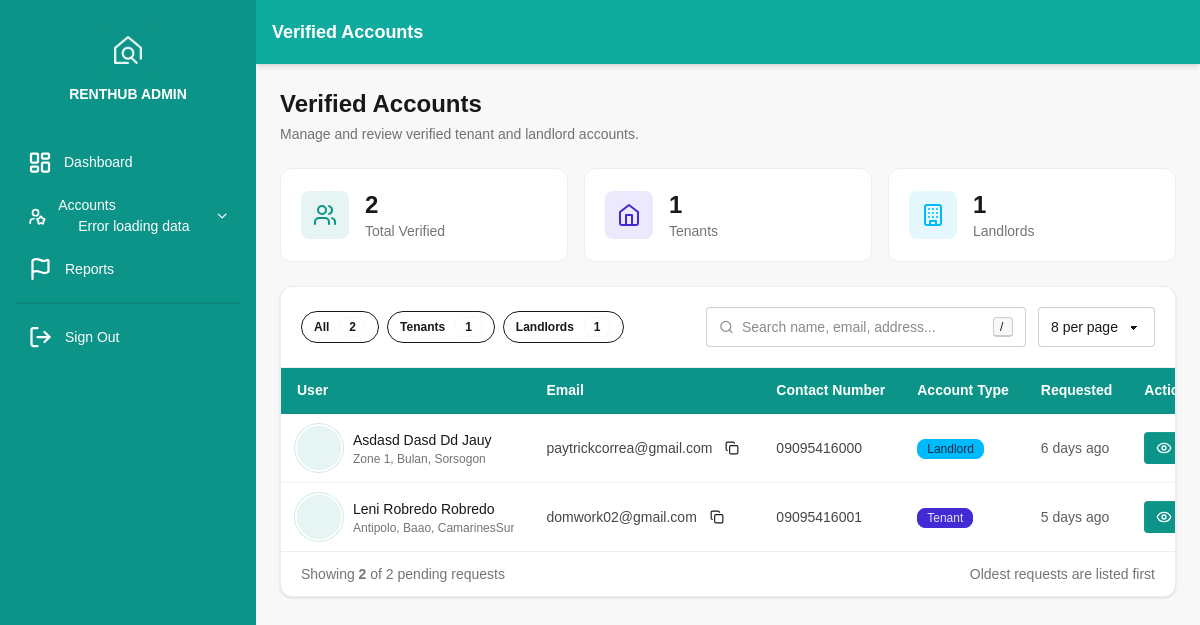
Screenshot of /admin/accounts.php (signed in) with the database file from the repository.
### tables this page shows
CREATE TABLE IF NOT EXISTS `accounts` (
  `user_id` varchar(255) NOT NULL,
  `middlename` varchar(255) NULL,
  `lastname` varchar(255) DEFAULT NULL,
  `firstname` varchar(255) DEFAULT NULL,
  `suffix` varchar(255) DEFAULT NULL,
  `email` varchar(255) DEFAULT NULL,
  `contact_number` varchar(255) DEFAULT NULL,
  `province` varchar(255) DEFAULT NULL,
  `municipality` varchar(255) DEFAULT NULL,
  `barangay` varchar(255) DEFAULT NULL,
  `zipcode` varchar(255) DEFAULT NULL,
  `username` varchar(255) DEFAULT NULL,
  `password` varchar(255) DEFAULT NULL,
  `id_type` varchar(255) DEFAULT NULL,
  `id_number` varchar(255) DEFAULT NULL,
  `id_photo` varchar(255) DEFAULT NULL,
  `occupation` varchar(255) DEFAULT NULL,
  `status` varchar(255) DEFAULT NULL,
  `user_type` varchar(255) DEFAULT NULL,
  `date_request` date DEFAULT NULL,
  `remember_token` varchar(255) DEFAULT NULL,
  `profile` varchar(255) DEFAULT NULL,
  `selfie_photo` varchar(255) DEFAULT NULL,
  PRIMARY KEY (`user_id`)
);

### admin/accounts.php (the view, shortened to what this page needs)
<?php
  include '../config.php';
    $not_user1 = "4";
    $not_user2 = "1";
  $user_status = "Approved";
  $request = $conn->prepare("SELECT * FROM `accounts` WHERE `status` = ? AND (`user_type` != ? AND `user_type` != ? ) ORDER BY date_request ASC");
  $request->bind_param("sss", $user_status,$not_user1, $not_user2);
  $request->execute();
  $result_request = $request->get_result();
  $rows = [];
  $count_tenant = 0;
  $count_landlord = 0;
  while($r = $result_request->fetch_assoc()){
    $rows[] = $r;
    if($r['user_type'] === '2') $count_landlord++;
    if($r['user_type'] === '3') $count_tenant++;
  }
  $count_total = count($rows);
  function time_ago($datetime){
    $ts = strtotime($datetime);
    $diff = time() - $ts;
    if($diff < 2592000) return floor($diff/86400).' day'.(floor($diff/86400) > 1 ? 's' : '').' ago';
    return date('M d, Y', $ts);
  }
?>
<!DOCTYPE html>
<html lang="en">
<head>
    <link rel="stylesheet" href="./../assets/styles/daisy_ui.css">
    <link rel="stylesheet" href="./../assets/styles/index.css">
    <script src="./../assets/scripts/tailwind.js"></script>
</head>
<body class="bg-base-200">
    <div class="drawer lg:drawer-open">
        <div class="drawer-content flex flex-col">
            <nav class="navbar w-full bg-[#0fab9e] px-4 shadow-md">
                <div class="flex-1 font-semibold text-lg text-white">Verified Accounts</div>
            </nav>
            <div class="p-4 md:p-6">
                 <main class="max-w-7xl mx-auto space-y-6">
                    <header class="fade-up">
                        <h1 class="text-2xl font-bold text-base-content">Verified Accounts</h1>
                        <p class="text-sm text-base-content/60 mt-1">Manage and review verified tenant and landlord accounts.</p>
                    </header>
                    <section class="grid grid-cols-1 sm:grid-cols-3 gap-4 fade-up">
                        <button type="button" data-filter="all" class="stat-card text-left bg-base-100 rounded-xl border border-base-300 p-5 flex items-center gap-4">
                            <div class="w-12 h-12 rounded-lg bg-[#0d9488]/10 text-[#0d9488] grid place-items-center">
                            </div>
                            <div>
                                <div class="text-2xl font-bold" id="stat-total"><?php echo $count_total; ?></div>
                                <div class="text-sm text-base-content/60">Total Verified</div>
                            </div>
                        </button>
                        <button type="button" data-filter="3" class="stat-card text-left bg-base-100 rounded-xl border border-base-300 p-5 flex items-center gap-4">
                            <div class="w-12 h-12 rounded-lg bg-primary/10 text-primary grid place-items-center">
                                <svg xmlns="http://www.w3.org/2000/svg" width="24" height="24" viewBox="0 0 24 24" fill="none" stroke="currentColor" stroke-width="2" stroke-linecap="round" stroke-linejoin="round"><path d="m3 9 9-7 9 7v11a2 2 0 0 1-2 2H5a2 2 0 0 1-2-2z"/><path d="M9 22V12h6v10"/></svg>
                            </div>
                            <div>
                                <div class="text-2xl font-bold"><?php echo $count_tenant; ?></div>
                                <div class="text-sm text-base-content/60">Tenants</div>
                            </div>
                        </button>
                        <button type="button" data-filter="2" class="stat-card text-left bg-base-100 rounded-xl border border-base-300 p-5 flex items-center gap-4">
                            <div class="w-12 h-12 rounded-lg bg-info/10 text-info grid place-items-center">
                            </div>
                            <div>
                                <div class="text-2xl font-bold"><?php echo $count_landlord; ?></div>
                                <div class="text-sm text-base-content/60">Landlords</div>
                            </div>
                        </button>
                    </section>
                    <section class="bg-base-100 rounded-xl shadow-sm border border-base-300 overflow-hidden fade-up">
                        <div class="p-4 md:p-5 border-b border-base-300 space-y-4">
                            <div class="flex flex-col lg:flex-row lg:items-center lg:justify-between gap-4">
                                <div class="flex flex-wrap gap-2" id="type-chips">
                                    <button type="button" data-filter="all" class="chip active btn btn-sm btn-outline rounded-full">All <span class="badge badge-sm ml-1"><?php echo $count_total; ?></span></button>
                                    <button type="button" data-filter="3" class="chip btn btn-sm btn-outline rounded-full">Tenants <span class="badge badge-sm ml-1"><?php echo $count_tenant; ?></span></button>
                                    <button type="button" data-filter="2" class="chip btn btn-sm btn-outline rounded-full">Landlords <span class="badge badge-sm ml-1"><?php echo $count_landlord; ?></span></button>
                                </div>
                                <div class="flex flex-col sm:flex-row gap-3 w-full lg:w-auto">
                                    <label class="input input-bordered flex items-center gap-2 w-full sm:w-80">
                                        <svg xmlns="http://www.w3.org/2000/svg" width="18" height="18" viewBox="0 0 24 24" fill="none" stroke="currentColor" stroke-width="2" stroke-linecap="round" stroke-linejoin="round" class="opacity-50"><circle cx="11" cy="11" r="8"></circle><path d="m21 21-4.3-4.3"></path></svg>
                                        <input type="text" class="search_data grow" placeholder="Search name, email, address..." />
                                        <kbd class="kbd kbd-sm hidden md:inline">/</kbd>
                                    </label>
                                    <select id="entries_limit" class="select select-bordered w-full sm:w-fit">
                                        <option value="8" selected>8 per page</option>
                                    </select>
                                </div>
                            </div>
                        </div>
                        <div class="overflow-x-auto">
                            <table class="table" id="requestsTable">
                                <thead>
                                    <tr class="bg-[#0d9488]">
                                        <th class="sortable font-semibold text-white" data-col="0">User </th>
                                        <th class="sortable font-semibold text-white hidden md:table-cell" data-col="1">Email </th>
                                        <th class="font-semibold text-white hidden lg:table-cell">Contact Number</th>
                                        <th class="sortable font-semibold text-white" data-col="3">Account Type </th>
                                        <th class="sortable font-semibold text-white hidden sm:table-cell" data-col="4">Requested </th>
                                        <th class="font-semibold text-white ">Action</th>
                                    </tr>
                                </thead>
                                <tbody class="myTable divide-y divide-base-200">
                                    <?php foreach($rows as $row):
                                        $middlename = htmlspecialchars($row['middlename'] ?? '');
                                        $lastname   = htmlspecialchars($row['lastname'] ?? '');
                                        $firstname  = htmlspecialchars($row['firstname'] ?? '');
                                        $suffix     = htmlspecialchars($row['suffix'] ?? '');
                                        $fullname   = trim($lastname . ' ' . $firstname . ' ' . $middlename . ' ' . $suffix);
                                        $email      = htmlspecialchars($row['email'] ?? '');
                                        $contact    = htmlspecialchars($row['contact_number'] ?? '');
                                        $province   = htmlspecialchars($row['province'] ?? '');
                                        $municipality = htmlspecialchars($row['municipality'] ?? '');
                                        $barangay   = htmlspecialchars($row['barangay'] ?? '');
                                        $address    = trim($barangay . ', ' . $municipality . ', ' . $province, ', ');
                                        $id_photo   = htmlspecialchars($row['id_photo'] ?? '');
                                        $user_id    = htmlspecialchars($row['user_id'] ?? '');
                                        $user_type  = $row['user_type'];
                                        $type_label = ($user_type === '2') ? 'Landlord' : (($user_type === '3') ? 'Tenant' : 'N/A');
                                        $type_badge = ($user_type === '3') ? 'badge-primary' : 'badge-info';
                                        $requested_raw = $row['date_request'] ?? '';
                                        $requested_ts  = $requested_raw ? strtotime($requested_raw) : 0;
                                        $requested_ago = time_ago($requested_raw);
                                        $requested_full = $requested_ts ? date('M d, Y h:i A', $requested_ts) : '';
                                    ?>
                                    <tr class="data-row hover:bg-base-200/40 transition-colors" data-type="<?php echo htmlspecialchars($user_type); ?>">
                                        <td data-sort="<?php echo strtolower($fullname); ?>">
                                            <div class="flex items-center gap-3">
                                                <button type="button" class="avatar-btn avatar" data-photo="../assets/uploads/<?php echo $id_photo; ?>" data-name="<?php echo $fullname; ?>" title="Preview ID photo">
                                                    <div class="w-11 h-11 rounded-full ring ring-[#0d9488]/20 ring-offset-base-100 ring-offset-2 bg-[#0d9488]/10 text-[#0d9488] grid place-items-center font-semibold">
                                                    </div>
                                                </button>
                                                <div class="min-w-0">
                                                    <div class="font-medium text-base-content truncate"><?php echo $fullname; ?></div>
                                                    <div class="text-xs text-base-content/60 truncate max-w-[220px]"><?php echo $address; ?></div>
                                                </div>
                                            </div>
                                        </td>
                                        <td class="hidden md:table-cell text-base-content/80" data-sort="<?php echo strtolower($email); ?>">
                                            <div class="flex items-center gap-2">
                                                <span class="truncate max-w-[220px]"><?php echo $email; ?></span>
                                                <button type="button" class="copy-btn btn btn-ghost btn-xs btn-square" data-copy="<?php echo $email; ?>" title="Copy email">
                                                    <svg xmlns="http://www.w3.org/2000/svg" width="14" height="14" viewBox="0 0 24 24" fill="none" stroke="currentColor" stroke-width="2" stroke-linecap="round" stroke-linejoin="round"><rect width="14" height="14" x="8" y="8" rx="2"/><path d="M4 16c-1.1 0-2-.9-2-2V4c0-1.1.9-2 2-2h10c1.1 0 2 .9 2 2"/></svg>
                                                </button>
                                            </div>
                                        </td>
                                        <td class="hidden lg:table-cell text-base-content/80"><?php echo $contact; ?></td>
                                        <td data-sort="<?php echo $type_label; ?>">
                                            <span class="badge <?php echo $type_badge; ?> badge-sm"><?php echo $type_label; ?></span>
                                        </td>
                                        <td class="hidden sm:table-cell text-sm text-base-content/70 whitespace-nowrap" data-sort="<?php echo $requested_ts; ?>" title="<?php echo $requested_full; ?>">
                                            <?php echo $requested_ago; ?>
                                        </td>
                                        <td >
                                            <a href="request_account_info.php?id=<?php echo $user_id; ?>&location_back=accounts.php"
                                               class="row-action btn btn-sm bg-[#0d9488] hover:bg-[#0f766e] text-white border-none gap-2">
                                            </a>
                                        </td>
                                    </tr>
                                    <?php endforeach; ?>
                                </tbody>
                            </table>
                        </div>
                        <div class="px-5 py-3 border-t border-base-300 text-sm text-base-content/60 flex items-center justify-between">
                            <span>Showing <strong id="visible-count"><?php echo $count_total; ?></strong> of <?php echo $count_total; ?> pending requests</span>
                            <span class="hidden sm:inline">Oldest requests are listed first</span>
                        </div>
                    </section>
                </main>
            </div>
        </div>
        <div class="drawer-side z-40">
            <?php include 'drawer.php'; ?>
        </div>
    </div>
</body>
</html>

### assets/styles/index.css (style rules this page uses)
* { font-family: 'Roboto Variable', sans-serif; scroll-behavior: smooth; }

### rows the page displays
accounts: fullname "Asdasd Dasd Dd Jauy", address "Zone 1, Bulan, Sorsogon", email "paytrickcorrea@gmail.com", contact_number "09095416000", user_type "Landlord", date_request "6 days ago"
accounts: fullname "Leni Robredo Robredo", address "Antipolo, Baao, CamarinesSur", email "domwork02@gmail.com", contact_number "09095416001", user_type "Tenant", date_request "5 days ago"

### other values shown
$count_total "2"
$count_tenant "1"
$count_landlord "1"
